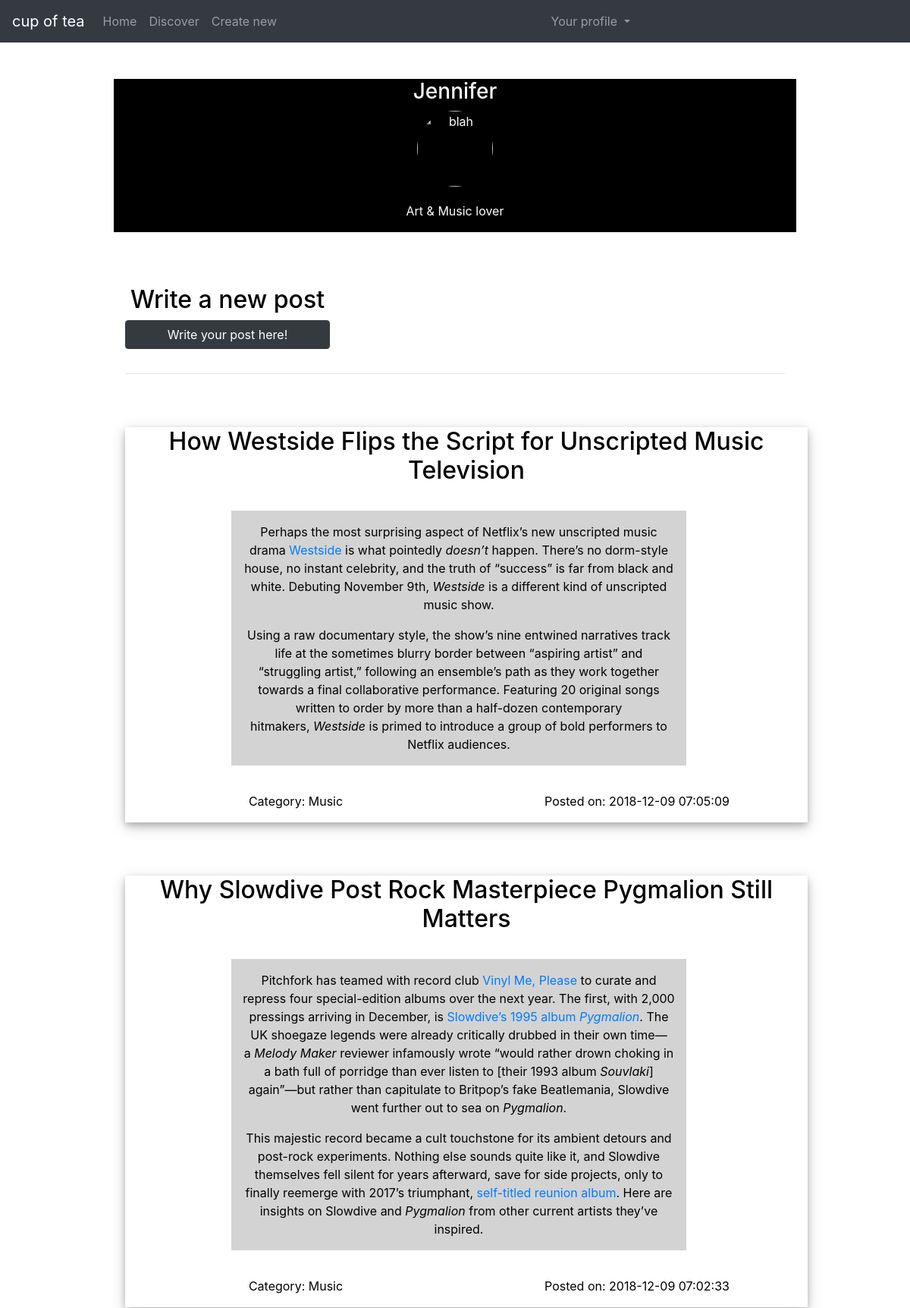
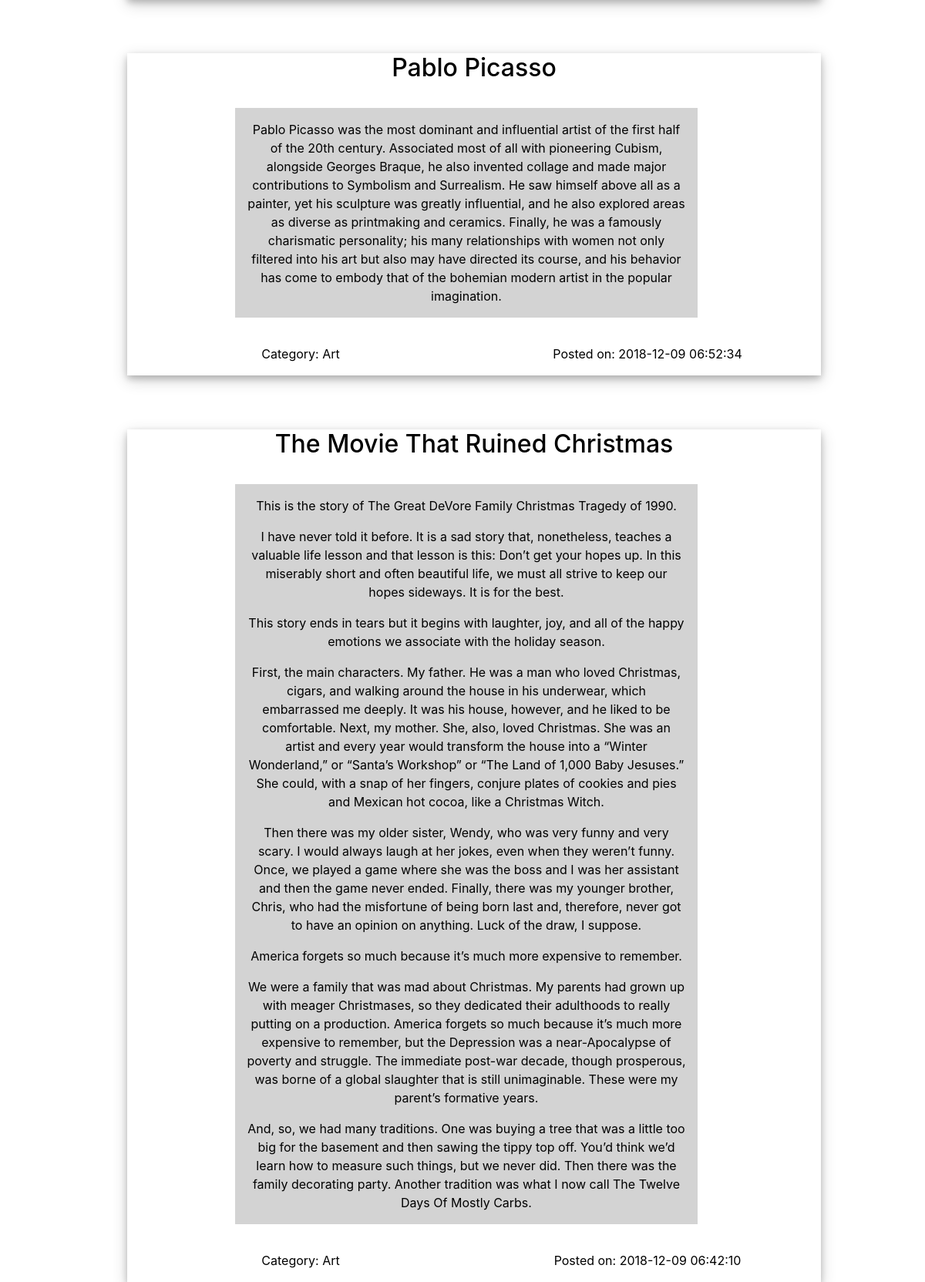
Screenshot of /profile.php (signed in) with the database file from the repository (2 pictures, top to bottom).
### tables this page shows
CREATE TABLE `user_details` (
  `email` varchar(100) NOT NULL,
  `username` varchar(100) NOT NULL,
  `password` varchar(255) NOT NULL,
  `name` varchar(100) DEFAULT NULL,
  `bio` varchar(300) DEFAULT NULL,
  `picture` longblob
);

CREATE TABLE `posts` (
  `uname` varchar(100) NOT NULL,
  `id` int(100) NOT NULL,
  `title` varchar(200) NOT NULL,
  `post` varchar(2500) NOT NULL,
  `category` varchar(100) NOT NULL,
  `date` timestamp NOT NULL DEFAULT CURRENT_TIMESTAMP
);

### profile.php (the view, shortened to what this page needs)
<?php
include "index.php";
?>
<html>
<head>
<link rel="stylesheet" href="https://maxcdn.bootstrapcdn.com/bootstrap/4.1.3/css/bootstrap.min.css">
</head>
<body>
  <nav class="navbar navbar-expand-md bg-dark navbar-dark fixed-top">
    <a class="navbar-brand" href="aboutus.html"> cup of tea </a>
    <div class="collapse navbar-collapse" id="menubar">
      <ul class="navbar-nav">
        <li class="nav-item">
          <a class="nav-link" href=homepage.html> Home </a>
        </li>
        <li class="nav-item">
          <a class="nav-link" href=#> Discover </a>
        </li>
        <li class="nav-item">
          <a class="nav-link" href=#> Create new </a>
        </li>
      </ul>
    </div>
    <div class="collapse navbar-collapse right" id="menubar">
      <ul class="navbar-nav navbar-right" >
        <li class="nav-item dropdown">
          <a class="nav-link dropdown-toggle" href=# id="navbardrop" data-toggle="dropdown"> Your profile </a>
        </li>
      </ul>
    </div>
  </nav>
<?php
$uname = $_SESSION['uname'];
$query = "SELECT name,bio FROM user_details WHERE username='$uname'";
$result =mysqli_query($con,$query);
$row = mysqli_fetch_row($result);
?>
  <div class="container-fluid bg-1 text-center" style="margin-top:80px;" >
    <div class="row">
      <div class="col-sm-12" >
        <?php
  print "<h3 class='heading'>$row[0]</h3>";
?>
      <img src='getImage.php'  class="img-responsive img-circle margin" alt="blah" width="60px" style="display:inline">
<?php
        print "<p>$row[1]</p>"
        ?>
</div>
</div>
</div>
<?php
$query = "SELECT title,post,category,date from posts where uname='$uname' order by date DESC";
$result = mysqli_query($con,$query);
if (mysqli_num_rows($result) == 0){
  echo "<div class=\"container-fluid profile bg-main text-center\">
      <div class=\"row  bg-3\">
      <div class=\"col-sm-12\">
         <h2> Nothing to show here! </h2>
         <form action=createnew.php>
         <button type='submit' class='btn btn-dark btn-block' name='submit'> Write your post here! </button>
      </div>
    </div>";
}
else {
  echo "<div class=\"container-fluid profile bg-4 text-center\">
      <div class=\"row bg-3\">
      <div class=\"col-sm-4\">
         <h2> Write a new post </h2>
         <form action=createnew.php>
         <button type='submit' class='btn btn-dark btn-block' name='submit'> Write your post here! </button>
      </div>
    </div>
    <hr>";
while($row = mysqli_fetch_row($result)) {
  echo " <div class=\"container-fluid profile bg-main text-center\">";
    echo "  <div class=\"row bg-3\">
      <div class=\"col-sm-12\">
         <h2> $row[0] </h2>
      </div>
    </div>
    <div class=\"row\">
      <div class=\"col-sm-8 bg-2\">
        <p> $row[1] </p>
      </div>
    </div>
    <div class=\"row bg-3\">
      <div class=\"col-sm-6 \">
        <p> Category: $row[2] </p>
      </div>
      <div class=\"col-sm-6 \">
        <p> Posted on: $row[3] </p>
      </div>
  </div>
</div>";
}
}
?>
</body>
</html>

### profile.php (style rules this page uses)
img.img-circle { width: 100px; height: 100px; border-radius: 100px; }
.profile { margin-top :70px; }
.margin { margin-bottom: 20px; }
.bg-main { width:900px; background-color: white; border-radius: 3px; box-shadow: 0 4px 8px 0 rgba(0, 0, 0, 0.2), 0 6px 20px 0 rgba(0, 0, 0, 0.19); }
.bg-1 { width:900px; background-color: black; color:white; }
.bg-2 { background-color: lightgrey; margin-top: 25px; margin-right: 60px; margin-left: 140px; margin-bottom: 25px; color:black; }
.bg-3 { width:900px; margin-top:10px; background-color: white; color:black; }
.bg-4 { width:900px; background-color: white; border-radius: 3px; }
h3.heading { text-align: center; }

### rows the page displays
user_details: name "Jennifer", bio "Art & Music lover"
posts: title "How Westside Flips the Script for Unscripted Music Television", post "Perhaps the most surprising aspect of Netflix’s new unscripted music drama Westside is what pointedly doesn’t happen. There’s no dorm-style house, no instant celebrity, and the truth of “success” is far from black and white. Debuting November 9th, Westside is a different kind of unscripted music show. Using a raw documentary style, the show’s nine entwined narratives track life at the sometimes blurry border between “aspiring artist” and “struggling artist,” following an ensemble’s path as they work together towards a final collaborative performance. Featuring 20 original songs written to order by more than a half-dozen contemporary hitmakers, Westside is primed to introduce a group of bold…", category "Music", date "2018-12-09 07:05:09"
posts: title "Why Slowdive Post Rock Masterpiece Pygmalion Still Matters", post "Pitchfork has teamed with record club Vinyl Me, Please to curate and repress four special-edition albums over the next year. The first, with 2,000 pressings arriving in December, is Slowdive’s 1995 album Pygmalion . The UK shoegaze legends were already critically drubbed in their own time—a Melody Maker reviewer infamously wrote “would rather drown choking in a bath full of porridge than ever listen to [their 1993 album Souvlaki ] again”—but rather than capitulate to Britpop’s fake Beatlemania, Slowdive went further out to sea on Pygmalion . This majestic record became a cult touchstone for its ambient detours and post-rock experiments. Nothing else sounds quite like it, and Slowdive…", category "Music", date "2018-12-09 07:02:33"
posts: title "Pablo Picasso", post "Pablo Picasso was the most dominant and influential artist of the first half of the 20th century. Associated most of all with pioneering Cubism, alongside Georges Braque, he also invented collage and made major contributions to Symbolism and Surrealism. He saw himself above all as a painter, yet his sculpture was greatly influential, and he also explored areas as diverse as printmaking and ceramics. Finally, he was a famously charismatic personality; his many relationships with women not only filtered into his art but also may have directed its course, and his behavior has come to embody that of the bohemian modern artist in the popular imagination.", category "Art", date "2018-12-09 06:52:34"
posts: title "The Movie That Ruined Christmas", post "This is the story of The Great DeVore Family Christmas Tragedy of 1990. I have never told it before. It is a sad story that, nonetheless, teaches a valuable life lesson and that lesson is this: Don’t get your hopes up. In this miserably short and often beautiful life, we must all strive to keep our hopes sideways. It is for the best. This story ends in tears but it begins with laughter, joy, and all of the happy emotions we associate with the holiday season. First, the main characters. My father. He was a man who loved Christmas, cigars, and walking around the house in his underwear, which embarrassed me deeply. It was his house, however, and he liked to be comfortable. Next, my mother.…", category "Art", date "2018-12-09 06:42:10"
